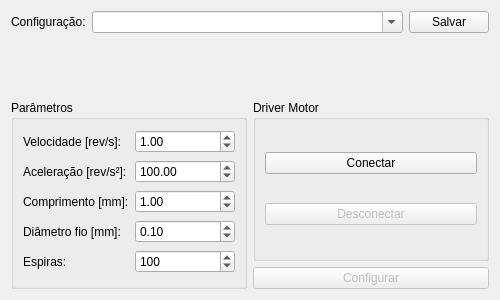
<?xml version="1.0" encoding="UTF-8"?>
<ui version="4.0">
 <class>wg_config_widget</class>
 <widget class="QWidget" name="wg_config_widget">
  <property name="geometry">
   <rect>
    <x>0</x>
    <y>0</y>
    <width>500</width>
    <height>300</height>
   </rect>
  </property>
  <property name="windowTitle">
   <string>Form</string>
  </property>
  <layout class="QGridLayout" name="gridLayout_4">
   <item row="2" column="0" rowspan="2">
    <widget class="QGroupBox" name="groupBox_2">
     <property name="title">
      <string>Parâmetros</string>
     </property>
     <layout class="QGridLayout" name="gridLayout_2">
      <item row="0" column="0">
       <widget class="QLabel" name="label_2">
        <property name="text">
         <string>Velocidade [rev/s]:</string>
        </property>
       </widget>
      </item>
      <item row="0" column="1">
       <widget class="QDoubleSpinBox" name="sbd_w">
        <property name="toolTip">
         <string>Velocidade do motor em rev/s.</string>
        </property>
        <property name="maximum">
         <double>2.000000000000000</double>
        </property>
        <property name="singleStep">
         <double>0.100000000000000</double>
        </property>
        <property name="value">
         <double>1.000000000000000</double>
        </property>
       </widget>
      </item>
      <item row="1" column="0">
       <widget class="QLabel" name="label_3">
        <property name="text">
         <string>Aceleração [rev/s²]:</string>
        </property>
       </widget>
      </item>
      <item row="1" column="1">
       <widget class="QDoubleSpinBox" name="sbd_a">
        <property name="maximum">
         <double>1000.000000000000000</double>
        </property>
        <property name="value">
         <double>100.000000000000000</double>
        </property>
       </widget>
      </item>
      <item row="2" column="0">
       <widget class="QLabel" name="label_4">
        <property name="text">
         <string>Comprimento [mm]:</string>
        </property>
       </widget>
      </item>
      <item row="2" column="1">
       <widget class="QDoubleSpinBox" name="sbd_l">
        <property name="toolTip">
         <string>Razão Motor 1.</string>
        </property>
        <property name="value">
         <double>1.000000000000000</double>
        </property>
       </widget>
      </item>
      <item row="3" column="0">
       <widget class="QLabel" name="label_5">
        <property name="text">
         <string>Diâmetro fio [mm]:</string>
        </property>
       </widget>
      </item>
      <item row="3" column="1">
       <widget class="QDoubleSpinBox" name="sbd_d">
        <property name="enabled">
         <bool>true</bool>
        </property>
        <property name="toolTip">
         <string>Razão Motor 2.</string>
        </property>
        <property name="singleStep">
         <double>0.100000000000000</double>
        </property>
        <property name="value">
         <double>0.100000000000000</double>
        </property>
       </widget>
      </item>
      <item row="4" column="0">
       <widget class="QLabel" name="label_6">
        <property name="text">
         <string>Espiras:</string>
        </property>
       </widget>
      </item>
      <item row="4" column="1">
       <widget class="QSpinBox" name="sb_nturns">
        <property name="maximum">
         <number>10000</number>
        </property>
        <property name="value">
         <number>100</number>
        </property>
       </widget>
      </item>
     </layout>
    </widget>
   </item>
   <item row="0" column="0" colspan="2">
    <layout class="QGridLayout" name="gridLayout">
     <item row="0" column="1">
      <widget class="QComboBox" name="cmb_config">
       <property name="sizePolicy">
        <sizepolicy hsizetype="Expanding" vsizetype="Fixed">
         <horstretch>0</horstretch>
         <verstretch>0</verstretch>
        </sizepolicy>
       </property>
       <property name="toolTip">
        <string/>
       </property>
       <property name="statusTip">
        <string>Selecionar arquivo de configuração.</string>
       </property>
       <property name="editable">
        <bool>true</bool>
       </property>
       <property name="insertPolicy">
        <enum>QComboBox::NoInsert</enum>
       </property>
      </widget>
     </item>
     <item row="0" column="0">
      <widget class="QLabel" name="label">
       <property name="text">
        <string>Configuração:</string>
       </property>
      </widget>
     </item>
     <item row="0" column="2">
      <widget class="QPushButton" name="pbt_save">
       <property name="toolTip">
        <string/>
       </property>
       <property name="statusTip">
        <string>Salvar configurações.</string>
       </property>
       <property name="text">
        <string>Salvar</string>
       </property>
       <property name="icon">
        <iconset>
         <normaloff>../../resources/img/create_new_folder-24px.svg</normaloff>../../resources/img/create_new_folder-24px.svg</iconset>
       </property>
      </widget>
     </item>
    </layout>
   </item>
   <item row="1" column="0">
    <spacer name="verticalSpacer">
     <property name="orientation">
      <enum>Qt::Vertical</enum>
     </property>
     <property name="sizeType">
      <enum>QSizePolicy::Fixed</enum>
     </property>
     <property name="sizeHint" stdset="0">
      <size>
       <width>20</width>
       <height>61</height>
      </size>
     </property>
    </spacer>
   </item>
   <item row="3" column="1">
    <widget class="QPushButton" name="pbt_config">
     <property name="enabled">
      <bool>false</bool>
     </property>
     <property name="toolTip">
      <string/>
     </property>
     <property name="statusTip">
      <string>Configurar driver dos motores.</string>
     </property>
     <property name="text">
      <string>Configurar</string>
     </property>
     <property name="icon">
      <iconset>
       <normaloff>../../resources/img/build-24px.svg</normaloff>../../resources/img/build-24px.svg</iconset>
     </property>
    </widget>
   </item>
   <item row="2" column="1">
    <widget class="QGroupBox" name="groupBox">
     <property name="title">
      <string>Driver Motor</string>
     </property>
     <layout class="QGridLayout" name="gridLayout_3">
      <item row="0" column="0">
       <widget class="QPushButton" name="pbt_connect">
        <property name="toolTip">
         <string/>
        </property>
        <property name="statusTip">
         <string>Conectar driver dos motores.</string>
        </property>
        <property name="text">
         <string>Conectar</string>
        </property>
        <property name="icon">
         <iconset>
          <normaloff>../../resources/img/link-24px.svg</normaloff>../../resources/img/link-24px.svg</iconset>
        </property>
        <property name="iconSize">
         <size>
          <width>16</width>
          <height>16</height>
         </size>
        </property>
       </widget>
      </item>
      <item row="1" column="0">
       <widget class="QPushButton" name="pbt_disconnect">
        <property name="enabled">
         <bool>false</bool>
        </property>
        <property name="toolTip">
         <string/>
        </property>
        <property name="statusTip">
         <string>Conectar driver dos motores.</string>
        </property>
        <property name="text">
         <string>Desconectar</string>
        </property>
        <property name="icon">
         <iconset>
          <normaloff>../../resources/img/link_off-24px.svg</normaloff>../../resources/img/link_off-24px.svg</iconset>
        </property>
       </widget>
      </item>
     </layout>
    </widget>
   </item>
  </layout>
 </widget>
 <resources/>
 <connections/>
</ui>
